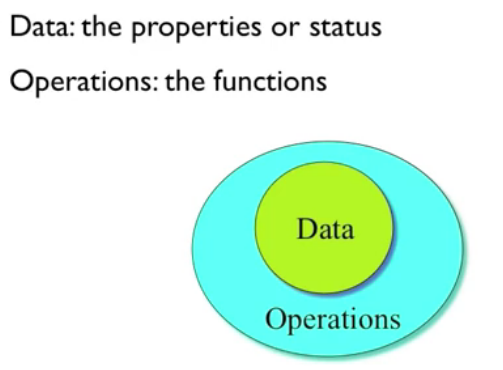
//> input picture CPlusPlus/C++笔记/C++笔记.assets/1563093591442.png, 503 x 370 px, given in place of shape.png, which was not available
$ ./main   (built with g++ and OpenCV 4)
//> lines starting //> are read from the running program, lines starting //| are printed output that depends on the picture; after the words box and inside, x2 and y2 are one past the last pixel; in counts of white or black regions, pixels touching at a corner belong together; pictures that were not available may be replaced by others from this repository, and a replacement may not be noted
#include<opencv2/opencv.hpp>
#include<iostream>

using namespace std;
using namespace cv;
Mat src,dst;
char win_name[] = "Robert-x";
char win_name1[] = "Robert-y";
char win_name2[] = "Laplace";
char win_name3[] = "Sobel-x";
char win_name4[] = "Sobel-y";
int main(int argc, char *argv[])
{
    src = imread("/home/supremedin/Documents/QT_project/Pic/shape.png");
//> src is the input picture: 370 rows x 503 cols, CV_8UC3; mean B, G, R 228.9, 245.6, 214.3
    if(src.empty())
    {
        cout<<"can not load this pic..."<<endl;
        return -1;
    }
    namedWindow("src-image",CV_WINDOW_AUTOSIZE);
    imshow("src-image",src);

    namedWindow(win_name,CV_WINDOW_AUTOSIZE);
    namedWindow(win_name1,CV_WINDOW_AUTOSIZE);
    namedWindow(win_name2,CV_WINDOW_AUTOSIZE);
    namedWindow(win_name3,CV_WINDOW_AUTOSIZE);

    //filtering
    //Robert-x
    Mat kernel_rx = (Mat_<int>(2,2)<<1,0,0,-1);
    filter2D(src,dst,-1,kernel_rx,Point(-1,-1),0.0);
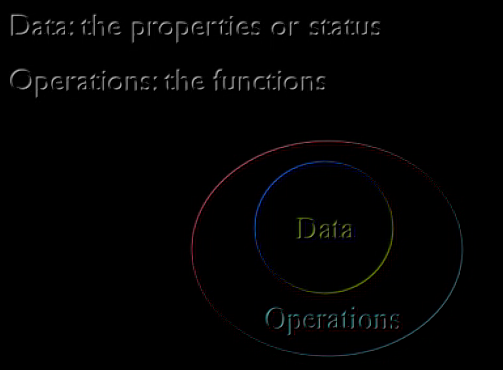
//> dst: 370 rows x 503 cols, CV_8UC3; mean B, G, R 2.8, 2.7, 2.8
    imshow(win_name,dst);
    //Robert-y
    Mat kernel_ry = (Mat_<int>(2,2)<<0,-1,1,0);
    filter2D(src,dst,-1,kernel_ry,Point(-1,-1),0.0);
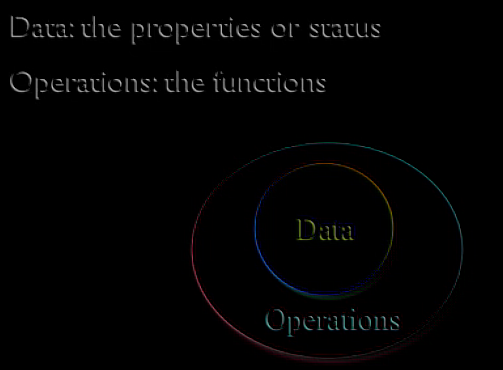
//> dst: 370 rows x 503 cols, CV_8UC3; 17.63% of pixels changed, all inside (x1, y1, x2, y2) = (0, 13, 478, 367)
    imshow(win_name1,dst);
    //Sobel-x
    Mat kernel_sx = (Mat_<int>(3,3)<<-1,0,1,-2,0,2,-1,0,1);
    filter2D(src,dst,-1,kernel_sx,Point(-1,-1),0.0);
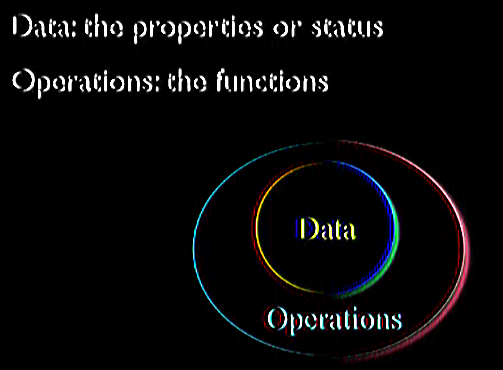
//> dst: 370 rows x 503 cols, CV_8UC3; mean B, G, R 9.7, 9.3, 9.6
    imshow(win_name3,dst);
    //Sober-y
    Mat kernel_sy = (Mat_<int>(3,3)<<-1,-2,-1,0,0,0,1,2,1);
    filter2D(src,dst,-1,kernel_sy,Point(-1,-1),0.0);
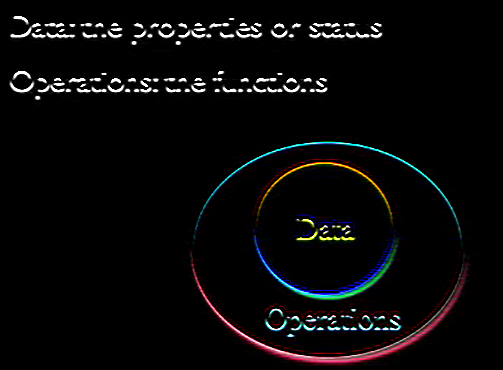
//> dst: 370 rows x 503 cols, CV_8UC3; mean B, G, R 8.9, 8.4, 8.9
    imshow(win_name4,dst);
    //Laplace
    Mat kernel_l = (Mat_<int>(3,3)<<0,-1,0,-1,4,-1,0,-1,0);
    filter2D(src,dst,-1,kernel_l,Point(-1,-1),0.0);
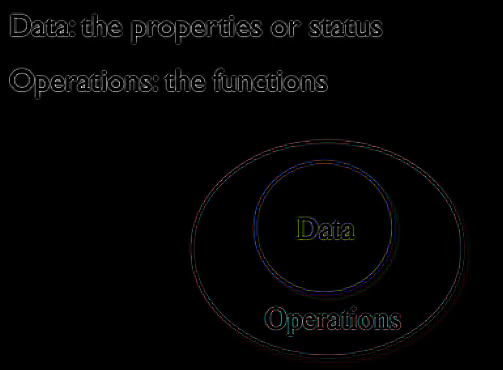
//> dst: 370 rows x 503 cols, CV_8UC3; mean B, G, R 3.6, 3.4, 3.6
    imshow(win_name2,dst);


    waitKey(0);
    return 0;
}
